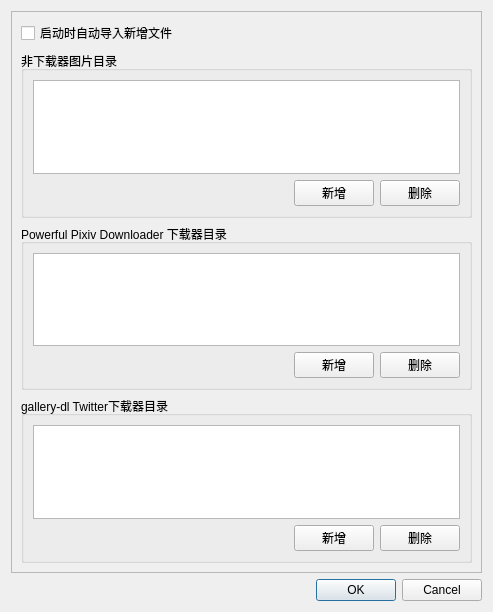
<?xml version="1.0" encoding="UTF-8"?>
<ui version="4.0">
 <class>SettingsDialog</class>
 <widget class="QDialog" name="SettingsDialog">
  <property name="geometry">
   <rect>
    <x>0</x>
    <y>0</y>
    <width>493</width>
    <height>612</height>
   </rect>
  </property>
  <property name="windowTitle">
   <string>设置 Waifu Gallery</string>
  </property>
  <layout class="QVBoxLayout" name="verticalLayout">
   <item>
    <widget class="QScrollArea" name="scrollArea">
     <property name="widgetResizable">
      <bool>true</bool>
     </property>
     <widget class="QWidget" name="scrollAreaWidgetContents">
      <property name="geometry">
       <rect>
        <x>0</x>
        <y>0</y>
        <width>473</width>
        <height>562</height>
       </rect>
      </property>
      <layout class="QVBoxLayout" name="verticalLayout_5">
       <item>
        <widget class="QCheckBox" name="importOnStartCheckBox">
         <property name="text">
          <string>启动时自动导入新增文件</string>
         </property>
        </widget>
       </item>
       <item>
        <widget class="QGroupBox" name="groupBox">
         <property name="title">
          <string>非下载器图片目录</string>
         </property>
         <layout class="QVBoxLayout" name="verticalLayout_2">
          <item>
           <widget class="QListWidget" name="picDirsList"/>
          </item>
          <item>
           <layout class="QHBoxLayout" name="horizontalLayout">
            <item>
             <spacer name="horizontalSpacer">
              <property name="orientation">
               <enum>Qt::Orientation::Horizontal</enum>
              </property>
              <property name="sizeHint" stdset="0">
               <size>
                <width>40</width>
                <height>20</height>
               </size>
              </property>
             </spacer>
            </item>
            <item>
             <widget class="QPushButton" name="addPicDirButton">
              <property name="text">
               <string>新增</string>
              </property>
             </widget>
            </item>
            <item>
             <widget class="QPushButton" name="delPicDirButton">
              <property name="text">
               <string>删除</string>
              </property>
             </widget>
            </item>
           </layout>
          </item>
         </layout>
        </widget>
       </item>
       <item>
        <widget class="QGroupBox" name="groupBox_2">
         <property name="title">
          <string>Powerful Pixiv Downloader 下载器目录</string>
         </property>
         <layout class="QVBoxLayout" name="verticalLayout_3">
          <item>
           <widget class="QListWidget" name="pixivPicDirsList"/>
          </item>
          <item>
           <layout class="QHBoxLayout" name="horizontalLayout_2">
            <item>
             <spacer name="horizontalSpacer_2">
              <property name="orientation">
               <enum>Qt::Orientation::Horizontal</enum>
              </property>
              <property name="sizeHint" stdset="0">
               <size>
                <width>40</width>
                <height>20</height>
               </size>
              </property>
             </spacer>
            </item>
            <item>
             <widget class="QPushButton" name="addPixivDirButton">
              <property name="text">
               <string>新增</string>
              </property>
             </widget>
            </item>
            <item>
             <widget class="QPushButton" name="delPixivDirButton">
              <property name="text">
               <string>删除</string>
              </property>
             </widget>
            </item>
           </layout>
          </item>
         </layout>
        </widget>
       </item>
       <item>
        <widget class="QGroupBox" name="groupBox_3">
         <property name="title">
          <string>gallery-dl Twitter下载器目录</string>
         </property>
         <layout class="QVBoxLayout" name="verticalLayout_4">
          <item>
           <widget class="QListWidget" name="twitterPicDirsList"/>
          </item>
          <item>
           <layout class="QHBoxLayout" name="horizontalLayout_3">
            <item>
             <spacer name="horizontalSpacer_3">
              <property name="orientation">
               <enum>Qt::Orientation::Horizontal</enum>
              </property>
              <property name="sizeHint" stdset="0">
               <size>
                <width>40</width>
                <height>20</height>
               </size>
              </property>
             </spacer>
            </item>
            <item>
             <widget class="QPushButton" name="addTwitterDirButton">
              <property name="text">
               <string>新增</string>
              </property>
             </widget>
            </item>
            <item>
             <widget class="QPushButton" name="delTwitterDirButton">
              <property name="text">
               <string>删除</string>
              </property>
             </widget>
            </item>
           </layout>
          </item>
         </layout>
        </widget>
       </item>
      </layout>
     </widget>
    </widget>
   </item>
   <item>
    <widget class="QDialogButtonBox" name="buttonBox">
     <property name="orientation">
      <enum>Qt::Orientation::Horizontal</enum>
     </property>
     <property name="standardButtons">
      <set>QDialogButtonBox::StandardButton::Cancel|QDialogButtonBox::StandardButton::Ok</set>
     </property>
    </widget>
   </item>
  </layout>
 </widget>
 <resources/>
 <connections>
  <connection>
   <sender>buttonBox</sender>
   <signal>accepted()</signal>
   <receiver>SettingsDialog</receiver>
   <slot>accept()</slot>
   <hints>
    <hint type="sourcelabel">
     <x>248</x>
     <y>254</y>
    </hint>
    <hint type="destinationlabel">
     <x>157</x>
     <y>274</y>
    </hint>
   </hints>
  </connection>
  <connection>
   <sender>buttonBox</sender>
   <signal>rejected()</signal>
   <receiver>SettingsDialog</receiver>
   <slot>reject()</slot>
   <hints>
    <hint type="sourcelabel">
     <x>316</x>
     <y>260</y>
    </hint>
    <hint type="destinationlabel">
     <x>286</x>
     <y>274</y>
    </hint>
   </hints>
  </connection>
 </connections>
</ui>
